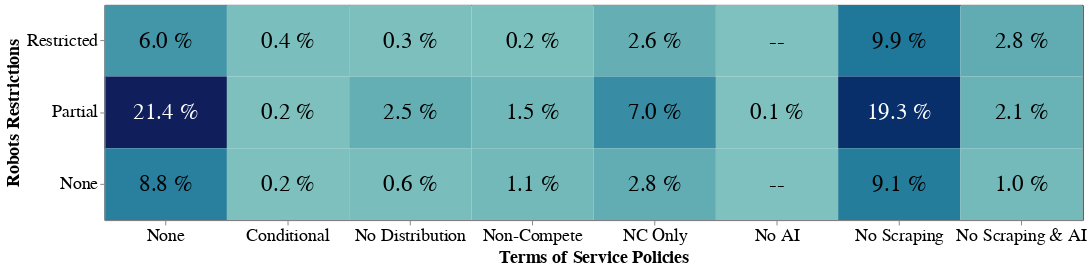

The code cell stored with this chart in its notebook:
### Code cell
prepare_tos_robots_confusion_matrix(
    tos_policies,
    tos_license_policies,
    tos_compete_policies,
    url_robots_summary,
    COMPANIES_TO_ANALYZE,
    url_token_lookup,
    corpora_choice="dolma",
    font_size=18,
    text_font_size=24,
    width=1000,
    height=220,
)

### Figure 1 — Vega-Lite specification as saved in the notebook (floating-point values rounded to 4 significant figures)
{"config": {"title": {"font": "Times New Roman"}, "axis": {"labelFont": "sans-serif", "titleFont": "sans-serif", "domain": true, "labelFontSize": 18, "titleFontSize": 18}, "header": {"labelFont": "Times New Roman", "titleFont": "Times New Roman"}, "legend": {"labelFont": "Times New Roman", "titleFont": "Times New Roman", "disable": true}, "text": {"font": "Times New Roman"}, "axisX": {"domain": true, "labelAngle": 0}, "axisY": {"domain": true}, "view": {"stroke": "black"}}, "layer": [{"mark": {"type": "rect", "invalid": null}, "encoding": {"color": {"condition": {"test": "isValid(datum['Percent Tokens'])", "field": "Percent Tokens", "scale": {"domain": [0.09, 21.39], "range": ["#7ec1be", "#101f5b"]}, "type": "quantitative"}, "value": "lightgray"}, "order": {"field": "order", "type": "quantitative"}, "x": {"field": "Terms of Service Policies", "sort": ["None", "Conditional", "No Distribution", "Non-Compete", "NC Only", "No AI", "No Scraping", "No Scraping & AI"], "title": "Terms of Service Policies", "type": "nominal"}, "y": {"field": "Robots Restrictions", "sort": ["Restricted", "Partial", "None"], "title": "Robots Restrictions", "type": "nominal"}}}, {"mark": {"type": "text", "align": "center", "baseline": "middle", "font": "sans-serif", "fontSize": 24}, "encoding": {"color": {"condition": {"test": "datum.text_color", "value": "white"}, "value": "black"}, "order": {"field": "order", "type": "quantitative"}, "text": {"field": "Formatted Percent Tokens", "type": "nominal"}, "x": {"field": "Terms of Service Policies", "sort": ["None", "Conditional", "No Distribution", "Non-Compete", "NC Only", "No AI", "No Scraping", "No Scraping & AI"], "title": "Terms of Service Policies", "type": "nominal"}, "y": {"field": "Robots Restrictions", "sort": ["Restricted", "Partial", "None"], "title": "Robots Restrictions", "type": "nominal"}}}], "data": {"name": "data-c22aea4992a7574427ca72f1a839e849"}, "height": 220, "width": 1000, "$schema": "https://vega.github.io/schema/vega-lite/v5.17.0.json", "datasets": {"data-c22aea4992a7574427ca72f1a839e849": [{"Robots Restrictions": "Restricted", "Terms of Service Policies": "None", "Count": 126.0, "Token Counts": 7801000000.0, "Percent": 5.86, "Percent Tokens": 5.97, "Formatted Percent": "5.9 %", "Formatted Percent Tokens": "6.0 %", "text_color": false}, {"Robots Restrictions": "Restricted", "Terms of Service Policies": "Conditional", "Count": 2.0, "Token Counts": 555900000.0, "Percent": 0.09, "Percent Tokens": 0.43, "Formatted Percent": "0.1 %", "Formatted Percent Tokens": "0.4 %", "text_color": false}, {"Robots Restrictions": "Restricted", "Terms of Service Policies": "No Distribution", "Count": 9.0, "Token Counts": 412000000.0, "Percent": 0.42, "Percent Tokens": 0.32, "Formatted Percent": "0.4 %", "Formatted Percent Tokens": "0.3 %", "text_color": false}, {"Robots Restrictions": "Restricted", "Terms of Service Policies": "Non-Compete", "Count": 20.0, "Token Counts": 326300000.0, "Percent": 0.93, "Percent Tokens": 0.25, "Formatted Percent": "0.9 %", "Formatted Percent Tokens": "0.2 %", "text_color": false}, {"Robots Restrictions": "Restricted", "Terms of Service Policies": "NC Only", "Count": 43.0, "Token Counts": 3430000000.0, "Percent": 2.0, "Percent Tokens": 2.62, "Formatted Percent": "2.0 %", "Formatted Percent Tokens": "2.6 %", "text_color": false}, {"Robots Restrictions": "Restricted", "Terms of Service Policies": "No AI", "Count": null, "Token Counts": null, "Percent": null, "Percent Tokens": null, "Formatted Percent": null, "Formatted Percent Tokens": "--", "text_color": false}, {"Robots Restrictions": "Restricted", "Terms of Service Policies": "No Scraping", "Count": 150.0, "Token Counts": 12890000000.0, "Percent": 6.97, "Percent Tokens": 9.87, "Formatted Percent": "7.0 %", "Formatted Percent Tokens": "9.9 %", "text_color": false}, {"Robots Restrictions": "Restricted", "Terms of Service Policies": "No Scraping & AI", "Count": 48.0, "Token Counts": 3696000000.0, "Percent": 2.23, "Percent Tokens": 2.83, "Formatted Percent": "2.2 %", "Formatted Percent Tokens": "2.8 %", "text_color": false}, {"Robots Restrictions": "Partial", "Terms of Service Policies": "None", "Count": 495.0, "Token Counts": 27950000000.0, "Percent": 23.0, "Percent Tokens": 21.39, "Formatted Percent": "23.0 %", "Formatted Percent Tokens": "21.4 %", "text_color": true}, {"Robots Restrictions": "Partial", "Terms of Service Policies": "Conditional", "Count": 6.0, "Token Counts": 281500000.0, "Percent": 0.28, "Percent Tokens": 0.22, "Formatted Percent": "0.3 %", "Formatted Percent Tokens": "0.2 %", "text_color": false}, {"Robots Restrictions": "Partial", "Terms of Service Policies": "No Distribution", "Count": 31.0, "Token Counts": 3320000000.0, "Percent": 1.44, "Percent Tokens": 2.54, "Formatted Percent": "1.4 %", "Formatted Percent Tokens": "2.5 %", "text_color": false}, {"Robots Restrictions": "Partial", "Terms of Service Policies": "Non-Compete", "Count": 29.0, "Token Counts": 1919000000.0, "Percent": 1.35, "Percent Tokens": 1.47, "Formatted Percent": "1.4 %", "Formatted Percent Tokens": "1.5 %", "text_color": false}, {"Robots Restrictions": "Partial", "Terms of Service Policies": "NC Only", "Count": 191.0, "Token Counts": 9217000000.0, "Percent": 8.88, "Percent Tokens": 7.05, "Formatted Percent": "8.9 %", "Formatted Percent Tokens": "7.0 %", "text_color": false}, {"Robots Restrictions": "Partial", "Terms of Service Policies": "No AI", "Count": 2.0, "Token Counts": 122700000.0, "Percent": 0.09, "Percent Tokens": 0.09, "Formatted Percent": "0.1 %", "Formatted Percent Tokens": "0.1 %", "text_color": false}, {"Robots Restrictions": "Partial", "Terms of Service Policies": "No Scraping", "Count": 320.0, "Token Counts": 25180000000.0, "Percent": 14.87, "Percent Tokens": 19.27, "Formatted Percent": "14.9 %", "Formatted Percent Tokens": "19.3 %", "text_color": true}, {"Robots Restrictions": "Partial", "Terms of Service Policies": "No Scraping & AI", "Count": 26.0, "Token Counts": 2687000000.0, "Percent": 1.21, "Percent Tokens": 2.06, "Formatted Percent": "1.2 %", "Formatted Percent Tokens": "2.1 %", "text_color": false}, {"Robots Restrictions": "None", "Terms of Service Policies": "None", "Count": 297.0, "Token Counts": 11480000000.0, "Percent": 13.8, "Percent Tokens": 8.79, "Formatted Percent": "13.8 %", "Formatted Percent Tokens": "8.8 %", "text_color": false}, {"Robots Restrictions": "None", "Terms of Service Policies": "Conditional", "Count": 5.0, "Token Counts": 233000000.0, "Percent": 0.23, "Percent Tokens": 0.18, "Formatted Percent": "0.2 %", "Formatted Percent Tokens": "0.2 %", "text_color": false}, {"Robots Restrictions": "None", "Terms of Service Policies": "No Distribution", "Count": 21.0, "Token Counts": 728600000.0, "Percent": 0.98, "Percent Tokens": 0.56, "Formatted Percent": "1.0 %", "Formatted Percent Tokens": "0.6 %", "text_color": false}, {"Robots Restrictions": "None", "Terms of Service Policies": "Non-Compete", "Count": 10.0, "Token Counts": 1497000000.0, "Percent": 0.46, "Percent Tokens": 1.15, "Formatted Percent": "0.5 %", "Formatted Percent Tokens": "1.1 %", "text_color": false}, {"Robots Restrictions": "None", "Terms of Service Policies": "NC Only", "Count": 91.0, "Token Counts": 3662000000.0, "Percent": 4.23, "Percent Tokens": 2.8, "Formatted Percent": "4.2 %", "Formatted Percent Tokens": "2.8 %", "text_color": false}, {"Robots Restrictions": "None", "Terms of Service Policies": "No AI", "Count": null, "Token Counts": null, "Percent": null, "Percent Tokens": null, "Formatted Percent": null, "Formatted Percent Tokens": "--", "text_color": false}, {"Robots Restrictions": "None", "Terms of Service Policies": "No Scraping", "Count": 211.0, "Token Counts": 11910000000.0, "Percent": 9.8, "Percent Tokens": 9.11, "Formatted Percent": "9.8 %", "Formatted Percent Tokens": "9.1 %", "text_color": false}, {"Robots Restrictions": "None", "Terms of Service Policies": "No Scraping & AI", "Count": 19.0, "Token Counts": 1361000000.0, "Percent": 0.88, "Percent Tokens": 1.04, "Formatted Percent": "0.9 %", "Formatted Percent Tokens": "1.0 %", "text_color": false}]}}
